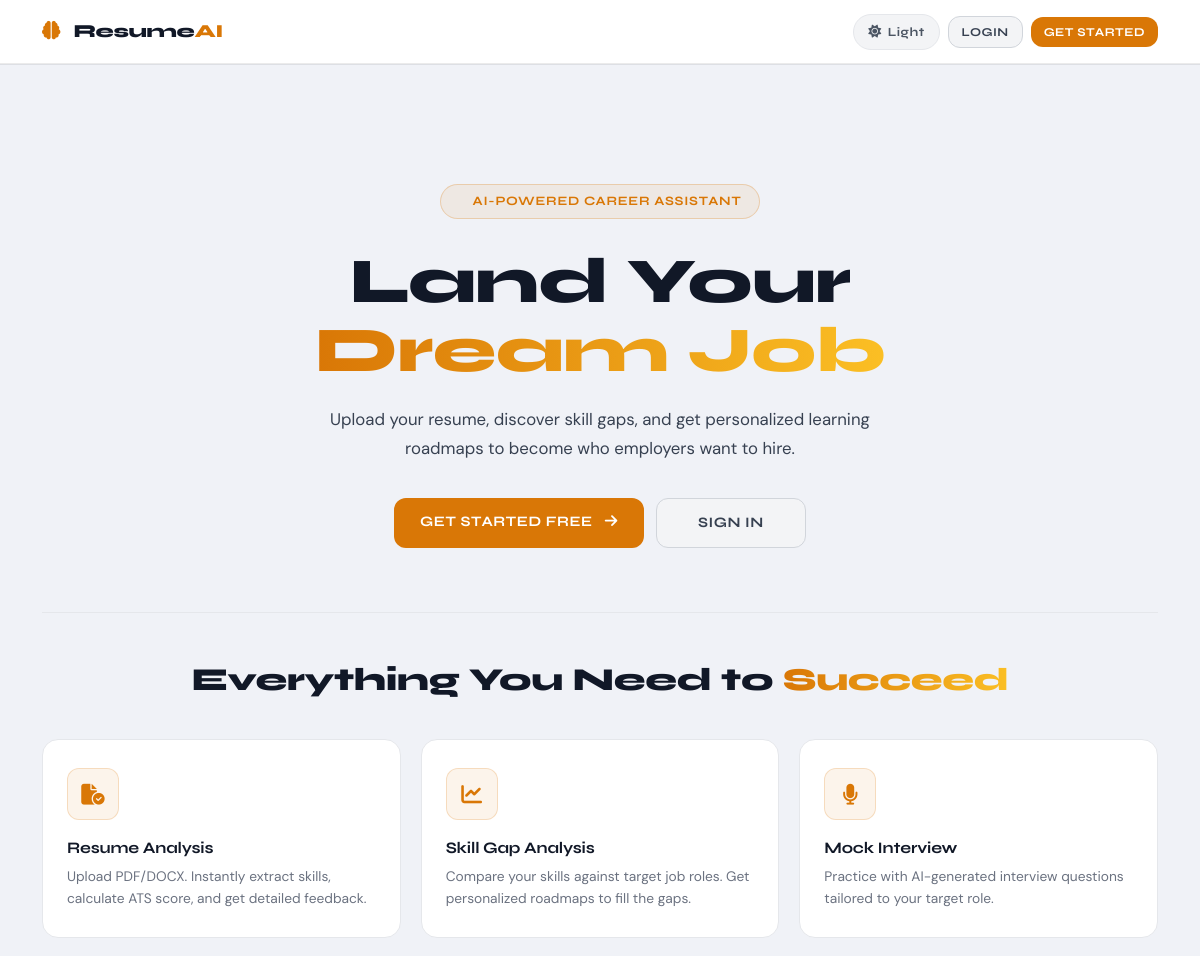
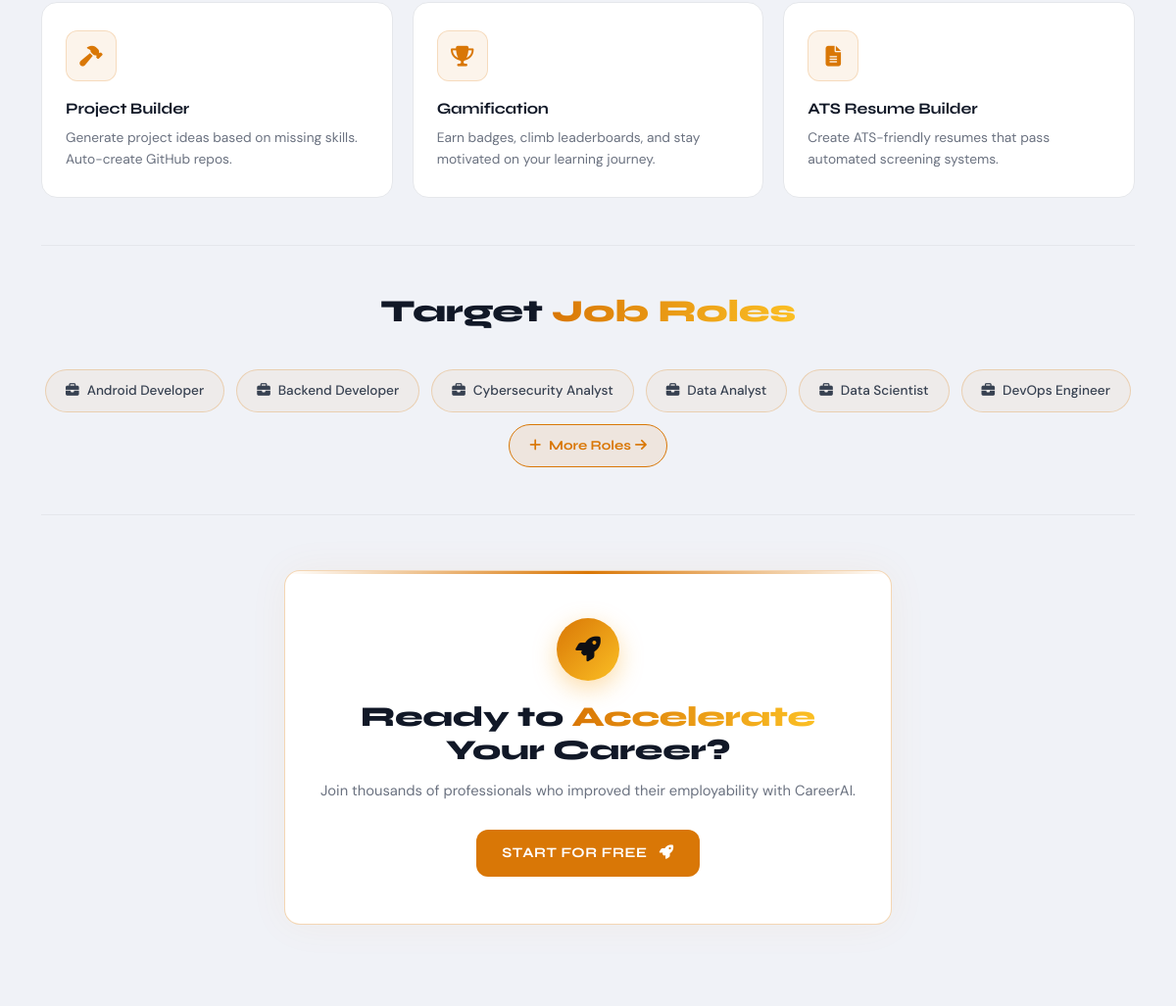
The page / on the database its author committed (2 pictures, top to bottom).
### analyzer/models.py (models this page shows, shortened)
class JobRole(models.Model):
    title = models.CharField(max_length=200, unique=True)
    description = models.TextField(blank=True)
    skills = models.ManyToManyField(Skill, related_name='job_roles', blank=True)
    class Meta:
        ordering = ['title']

### analyzer/views.py (the view)
# urls.py: path('', views.home, name='home'),
def home(request):
    if request.user.is_authenticated:
        return redirect('dashboard')
    job_roles = JobRole.objects.all()[:6]
    total_skills = Skill.objects.count()
    total_users = Resume.objects.values('user').distinct().count()
    return render(request, 'home.html', {
        'job_roles': job_roles,
        'total_skills': total_skills,
        'total_users': total_users,
    })

### templates/home.html (shortened to what this page needs)
{% extends 'base.html' %}
{% block content %}
<section class="home-hero">
  <div class="home-hero-badge">
    AI-Powered Career Assistant
  </div>
  <h1 class="home-hero-title">Land Your <span class="home-grad">Dream Job</span></h1>
  <p class="home-hero-sub">Upload your resume, discover skill gaps, and get personalized learning roadmaps to become who employers want to hire.</p>
  <div class="home-hero-actions">
    <a href="{% url 'register' %}" class="btn btn-primary btn-lg">Get Started Free <i class="fa-solid fa-arrow-right ms-2"></i></a>
    <a href="{% url 'login' %}" class="btn btn-secondary btn-lg">Sign In</a>
  </div>
</section>
<section class="home-section">
  <h2 class="home-section-title">Everything You Need to <span class="home-grad">Succeed</span></h2>
  <div class="home-feature-grid">
    <div class="home-feature-card">
      <div class="home-feature-icon"><i class="fa-solid fa-file-circle-check"></i></div>
      <h3>Resume Analysis</h3>
      <p>Upload PDF/DOCX. Instantly extract skills, calculate ATS score, and get detailed feedback.</p>
    </div>
    <div class="home-feature-card">
      <div class="home-feature-icon"><i class="fa-solid fa-chart-line"></i></div>
      <h3>Skill Gap Analysis</h3>
      <p>Compare your skills against target job roles. Get personalized roadmaps to fill the gaps.</p>
    </div>
    <div class="home-feature-card">
      <div class="home-feature-icon"><i class="fa-solid fa-microphone"></i></div>
      <h3>Mock Interview</h3>
      <p>Practice with AI-generated interview questions tailored to your target role.</p>
    </div>
    <div class="home-feature-card">
      <div class="home-feature-icon"><i class="fa-solid fa-hammer"></i></div>
      <h3>Project Builder</h3>
      <p>Generate project ideas based on missing skills. Auto-create GitHub repos.</p>
    </div>
    <div class="home-feature-card">
      <div class="home-feature-icon"><i class="fa-solid fa-trophy"></i></div>
      <h3>Gamification</h3>
      <p>Earn badges, climb leaderboards, and stay motivated on your learning journey.</p>
    </div>
    <div class="home-feature-card">
      <div class="home-feature-icon"><i class="fa-solid fa-file-lines"></i></div>
      <h3>ATS Resume Builder</h3>
      <p>Create ATS-friendly resumes that pass automated screening systems.</p>
    </div>
  </div>
</section>
{% if job_roles %}
<section class="home-section">
  <h2 class="home-section-title">Target <span class="home-grad">Job Roles</span></h2>
  <div class="home-roles-grid">
    {% for role in job_roles %}
    <div class="home-role-badge">
      <i class="fa-solid fa-briefcase me-2"></i>{{ role.title }}
    </div>
    {% endfor %}
    <a href="{% url 'register' %}" class="home-role-badge home-role-cta">
      <i class="fa-solid fa-plus me-2"></i>More Roles <i class="fa-solid fa-arrow-right ms-1"></i>
    </a>
  </div>
</section>
{% endif %}
<section class="home-cta">
  <div class="home-cta-box">
    <div class="home-cta-icon"><i class="fa-solid fa-rocket"></i></div>
    <h2>Ready to <span class="home-grad">Accelerate</span> Your Career?</h2>
    <p>Join thousands of professionals who improved their employability with CareerAI.</p>
    <a href="{% url 'register' %}" class="btn btn-primary btn-lg px-5">Start for Free <i class="fa-solid fa-rocket ms-2"></i></a>
  </div>
</section>
{% endblock %}

### rows shown on the page
JobRole: title "Android Developer"
JobRole: title "Backend Developer"
JobRole: title "Cybersecurity Analyst"
JobRole: title "Data Analyst"
JobRole: title "Data Scientist"
JobRole: title "DevOps Engineer"
